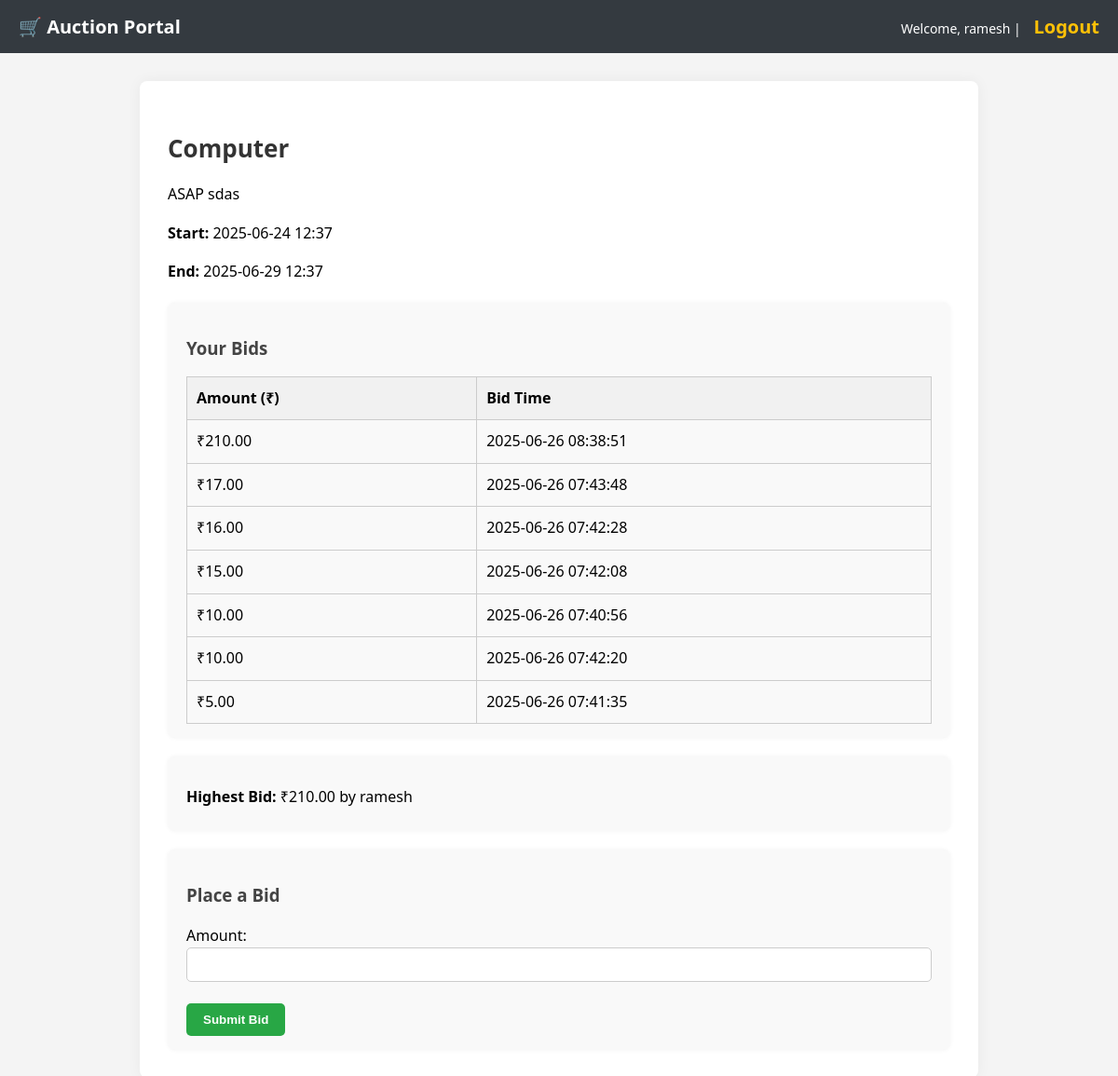
Screenshot of /product/6/ (signed in) with the database file from the repository.
### auction/models.py (models this page shows, shortened)
class Product(models.Model):
    name = models.CharField(max_length=255)
    description = models.TextField()
    start_date = models.DateTimeField()
    end_date = models.DateTimeField()
    owner = models.ForeignKey(User, on_delete=models.CASCADE)
    assigned_to = models.ForeignKey(User, on_delete=models.SET_NULL, null=True, blank=True, related_name='won_products')

class Bid(models.Model):
    product = models.ForeignKey(Product, on_delete=models.CASCADE, related_name='bids')
    user = models.ForeignKey(User, on_delete=models.CASCADE)
    amount = models.DecimalField(max_digits=10, decimal_places=2)
    timestamp = models.DateTimeField(auto_now_add=True)
    class Meta:
        ordering = ['-amount']

### auction/views.py (the view, shortened to what this page needs)
# urls.py: path('product/<int:pk>/', views.product_detail, name='product_detail'),
@login_required
def product_detail(request, pk):
    product = get_object_or_404(Product, pk=pk)
    form = BidForm()
    user_bids = product.bids.filter(user=request.user) if request.user.is_authenticated else None
    return render(request, 'auction/product_detail.html', {'product': product,'form': form,'highest_bid': product.bids.first(),
        'user_bids':user_bids,})

### auction/forms.py
class BidForm(forms.ModelForm):
    class Meta:
        model = Bid
        fields = ['amount']

### auction/templates/auction/product_detail.html (shortened to what this page needs)
{% extends "auction/base.html" %}
{% block content %}
<div class="product-detail">
    <h2>{{ product.name }}</h2>
    <p>{{ product.description }}</p>
    <p><strong>Start:</strong> {{ product.start_date|date:"Y-m-d H:i" }}</p>
    <p><strong>End:</strong> {{ product.end_date|date:"Y-m-d H:i" }}</p>
    {% if user.is_authenticated %}
        <div class="user-bids">
            <h3>Your Bids</h3>
            {% if user_bids %}
                <table>
                    <thead>
                        <tr>
                            <th>Amount (₹)</th>
                            <th>Bid Time</th>
                        </tr>
                    </thead>
                    <tbody>
                        {% for bid in user_bids %}
                        <tr>
                            <td>₹{{ bid.amount }}</td>
                            <td>{{ bid.timestamp|date:"Y-m-d H:i:s" }}</td>
                        </tr>
                        {% endfor %}
                    </tbody>
                </table>
            {% else %}
                <p style="font-style: italic; color: #777;">You have not placed any bids yet.</p>
            {% endif %}
        </div>
    {% endif %}
    <div class="bid-info">
        {% if highest_bid %}
            <p><strong>Highest Bid:</strong> ₹{{ highest_bid.amount }} by {{ highest_bid.user.username }}</p>
        {% else %}
            <p>No bids placed yet.</p>
        {% endif %}
    </div>
    {% if user.is_authenticated %}
        <div class="bid-form">
            <h3>Place a Bid</h3>
            <form method="post">
                {{ form.as_p }}
                <button type="submit" class="btn">Submit Bid</button>
            </form>
        </div>
    {% else %}
        <p class="note">Please <a href="{% url 'login' %}">login</a> to place a bid.</p>
    {% endif %}
</div>
{% endblock %}

### auction/templates/auction/base.html (shortened to what this page needs)
<!DOCTYPE html>
<html lang="en">
<head>
</head>
<body>
    <div class="header">
        <a href="{% url 'product_list' %}">🛒 Auction Portal</a>
        <div class="nav">
            {% if user.is_authenticated %}
                <p>Welcome, {{ user.username }} | <a href="{% url 'logout' %}">Logout</a></p>
            {% else %}
                <p><a href="{% url 'login' %}">Login</a></p>
            {% endif %}
        </div>
    </div>
    <div class="container">
        {% block content %}
        {% endblock %}
    </div>
</body>
</html>

### auction/templates/auction/base.html (style rules this page uses)
* { box-sizing: border-box; }
body { font-family: 'Segoe UI', sans-serif; background-color: #f4f4f4; margin: 0; padding: 0; }
.header { background-color: #343a40; color: white; padding: 15px 20px; }
.header a { color: #fff; text-decoration: none; font-weight: bold; font-size: 20px; }
.nav { float: right; }
.nav p { margin: 0; font-size: 14px; }
.nav a { color: #ffc107; text-decoration: none; margin-left: 10px; font-weight: bold; }
.container { max-width: 900px; margin: 30px auto; background: white; padding: 30px; border-radius: 8px; box-shadow: 0 0 15px rgba(0,0,0,0.05); }
.btn { padding: 10px 18px; background-color: #28a745; color: white; border: none; text-decoration: none; cursor: pointer; border-radius: 5px; font-weight: bold; }

### auction/templates/auction/product_detail.html (style rules this page uses)
.product-detail { line-height: 1.6; }
.product-detail h2 { margin-bottom: 10px; font-size: 26px; color: #333; }
.product-detail p { margin-bottom: 8px; }
.bid-info, .user-bids, .bid-form { background: #f9f9f9; padding: 15px 20px; border-radius: 8px; margin-top: 20px; box-shadow: 0 0 5px rgba(0,0,0,0.05); }
.bid-info strong { font-weight: bold; }
.bid-form h3, .user-bids h3 { margin-bottom: 15px; color: #444; }
.bid-form input[type="text"], .bid-form input[type="number"] { width: 100%; padding: 10px; margin-bottom: 15px; border-radius: 5px; border: 1px solid #ccc; }
table { width: 100%; border-collapse: collapse; margin-top: 10px; }
table th, table td { padding: 10px; border: 1px solid #ccc; text-align: left; }
table th { background-color: #f1f1f1; }

### rows the page displays
Product: name "Computer", description "ASAP sdas", start_date "2025-06-24 12:37", end_date "2025-06-29 12:37"
Bid: amount "210.00", timestamp "2025-06-26 08:38:51", user.username "ramesh"
Bid: amount "17.00", timestamp "2025-06-26 07:43:48"
Bid: amount "16.00", timestamp "2025-06-26 07:42:28"
Bid: amount "15.00", timestamp "2025-06-26 07:42:08"
Bid: amount "10.00", timestamp "2025-06-26 07:40:56"
Bid: amount "10.00", timestamp "2025-06-26 07:42:20"
Bid: amount "5.00", timestamp "2025-06-26 07:41:35"

### other values shown
{{ user.username }} "ramesh"
